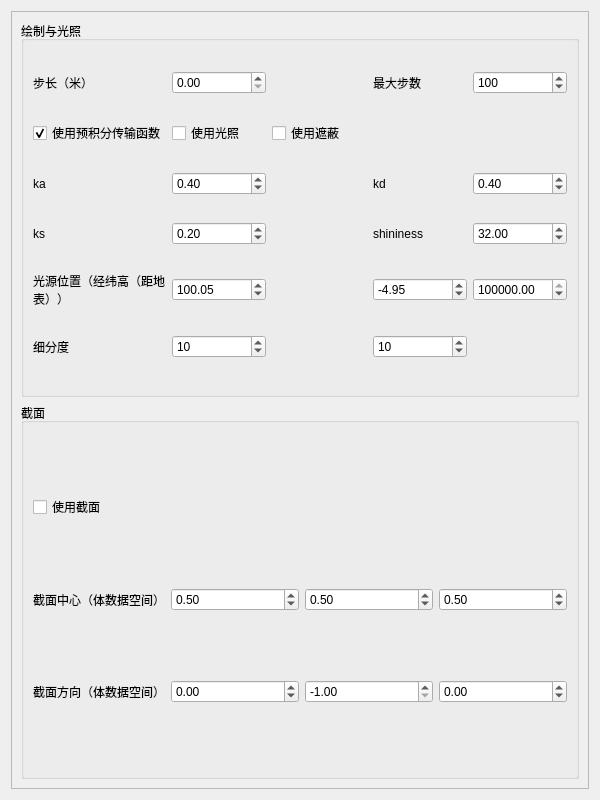
<?xml version="1.0" encoding="UTF-8"?>
<ui version="4.0">
 <class>DirectVolumeRenderer</class>
 <widget class="QWidget" name="DirectVolumeRenderer">
  <property name="geometry">
   <rect>
    <x>0</x>
    <y>0</y>
    <width>600</width>
    <height>800</height>
   </rect>
  </property>
  <property name="sizePolicy">
   <sizepolicy hsizetype="Preferred" vsizetype="Preferred">
    <horstretch>0</horstretch>
    <verstretch>0</verstretch>
   </sizepolicy>
  </property>
  <property name="windowTitle">
   <string>直接体绘制</string>
  </property>
  <layout class="QVBoxLayout" name="verticalLayout">
   <item>
    <widget class="QScrollArea" name="scrollArea">
     <property name="sizePolicy">
      <sizepolicy hsizetype="Expanding" vsizetype="Expanding">
       <horstretch>0</horstretch>
       <verstretch>0</verstretch>
      </sizepolicy>
     </property>
     <property name="horizontalScrollBarPolicy">
      <enum>Qt::ScrollBarAlwaysOff</enum>
     </property>
     <property name="sizeAdjustPolicy">
      <enum>QAbstractScrollArea::AdjustIgnored</enum>
     </property>
     <property name="widgetResizable">
      <bool>true</bool>
     </property>
     <widget class="QWidget" name="scrollAreaWidgetContents_main">
      <property name="geometry">
       <rect>
        <x>0</x>
        <y>0</y>
        <width>580</width>
        <height>780</height>
       </rect>
      </property>
      <property name="sizePolicy">
       <sizepolicy hsizetype="Preferred" vsizetype="Preferred">
        <horstretch>0</horstretch>
        <verstretch>0</verstretch>
       </sizepolicy>
      </property>
      <layout class="QVBoxLayout" name="verticalLayout_2">
       <item>
        <widget class="QGroupBox" name="groupBox">
         <property name="title">
          <string>绘制与光照</string>
         </property>
         <layout class="QGridLayout" name="gridLayout">
          <item row="3" column="0">
           <widget class="QLabel" name="label">
            <property name="sizePolicy">
             <sizepolicy hsizetype="Preferred" vsizetype="Preferred">
              <horstretch>0</horstretch>
              <verstretch>0</verstretch>
             </sizepolicy>
            </property>
            <property name="text">
             <string>ka</string>
            </property>
            <property name="wordWrap">
             <bool>true</bool>
            </property>
           </widget>
          </item>
          <item row="5" column="0">
           <widget class="QLabel" name="label_7">
            <property name="sizePolicy">
             <sizepolicy hsizetype="Preferred" vsizetype="Preferred">
              <horstretch>0</horstretch>
              <verstretch>0</verstretch>
             </sizepolicy>
            </property>
            <property name="text">
             <string>光源位置（经纬高（距地表））</string>
            </property>
            <property name="wordWrap">
             <bool>true</bool>
            </property>
           </widget>
          </item>
          <item row="1" column="1">
           <widget class="QDoubleSpinBox" name="doubleSpinBox_step_float_VIS4EarthReflectable"/>
          </item>
          <item row="4" column="0">
           <widget class="QLabel" name="label_3">
            <property name="sizePolicy">
             <sizepolicy hsizetype="Preferred" vsizetype="Preferred">
              <horstretch>0</horstretch>
              <verstretch>0</verstretch>
             </sizepolicy>
            </property>
            <property name="text">
             <string>ks</string>
            </property>
            <property name="wordWrap">
             <bool>true</bool>
            </property>
           </widget>
          </item>
          <item row="5" column="3">
           <widget class="QDoubleSpinBox" name="doubleSpinBox_lightPosY_float_VIS4EarthReflectable">
            <property name="minimum">
             <double>-90.000000000000000</double>
            </property>
            <property name="maximum">
             <double>90.000000000000000</double>
            </property>
            <property name="value">
             <double>-4.950000000000000</double>
            </property>
           </widget>
          </item>
          <item row="1" column="3">
           <widget class="QLabel" name="label_6">
            <property name="sizePolicy">
             <sizepolicy hsizetype="Preferred" vsizetype="Preferred">
              <horstretch>0</horstretch>
              <verstretch>0</verstretch>
             </sizepolicy>
            </property>
            <property name="text">
             <string>最大步数</string>
            </property>
            <property name="wordWrap">
             <bool>true</bool>
            </property>
           </widget>
          </item>
          <item row="3" column="3">
           <widget class="QLabel" name="label_2">
            <property name="sizePolicy">
             <sizepolicy hsizetype="Preferred" vsizetype="Preferred">
              <horstretch>0</horstretch>
              <verstretch>0</verstretch>
             </sizepolicy>
            </property>
            <property name="text">
             <string>kd</string>
            </property>
            <property name="wordWrap">
             <bool>true</bool>
            </property>
           </widget>
          </item>
          <item row="5" column="1">
           <widget class="QDoubleSpinBox" name="doubleSpinBox_lightPosX_float_VIS4EarthReflectable">
            <property name="minimum">
             <double>-180.000000000000000</double>
            </property>
            <property name="maximum">
             <double>180.000000000000000</double>
            </property>
            <property name="value">
             <double>100.049999999999997</double>
            </property>
           </widget>
          </item>
          <item row="5" column="4">
           <widget class="QDoubleSpinBox" name="doubleSpinBox_lightPosZ_float_VIS4EarthReflectable">
            <property name="maximum">
             <double>10000000.000000000000000</double>
            </property>
            <property name="value">
             <double>6000000.000000000000000</double>
            </property>
           </widget>
          </item>
          <item row="4" column="4">
           <widget class="QDoubleSpinBox" name="doubleSpinBox_shininess_float_VIS4EarthReflectable">
            <property name="singleStep">
             <double>0.100000000000000</double>
            </property>
            <property name="value">
             <double>32.000000000000000</double>
            </property>
           </widget>
          </item>
          <item row="4" column="1">
           <widget class="QDoubleSpinBox" name="doubleSpinBox_ks_float_VIS4EarthReflectable">
            <property name="singleStep">
             <double>0.100000000000000</double>
            </property>
            <property name="value">
             <double>0.200000000000000</double>
            </property>
           </widget>
          </item>
          <item row="2" column="1">
           <widget class="QCheckBox" name="checkBox_useShading_bool_VIS4EarthReflectable">
            <property name="text">
             <string>使用光照</string>
            </property>
           </widget>
          </item>
          <item row="3" column="4">
           <widget class="QDoubleSpinBox" name="doubleSpinBox_kd_float_VIS4EarthReflectable">
            <property name="singleStep">
             <double>0.100000000000000</double>
            </property>
            <property name="value">
             <double>0.400000000000000</double>
            </property>
           </widget>
          </item>
          <item row="3" column="1">
           <widget class="QDoubleSpinBox" name="doubleSpinBox_ka_float_VIS4EarthReflectable">
            <property name="singleStep">
             <double>0.100000000000000</double>
            </property>
            <property name="value">
             <double>0.400000000000000</double>
            </property>
           </widget>
          </item>
          <item row="2" column="0">
           <widget class="QCheckBox" name="checkBox_useTFPreInt_bool_VIS4EarthReflectable">
            <property name="text">
             <string>使用预积分传输函数</string>
            </property>
            <property name="checked">
             <bool>true</bool>
            </property>
           </widget>
          </item>
          <item row="1" column="4">
           <widget class="QSpinBox" name="spinBox_maxStepCnt_int_VIS4EarthReflectable">
            <property name="maximum">
             <number>10000</number>
            </property>
            <property name="value">
             <number>100</number>
            </property>
           </widget>
          </item>
          <item row="4" column="3">
           <widget class="QLabel" name="label_4">
            <property name="sizePolicy">
             <sizepolicy hsizetype="Preferred" vsizetype="Preferred">
              <horstretch>0</horstretch>
              <verstretch>0</verstretch>
             </sizepolicy>
            </property>
            <property name="text">
             <string>shininess</string>
            </property>
            <property name="wordWrap">
             <bool>true</bool>
            </property>
           </widget>
          </item>
          <item row="1" column="0">
           <widget class="QLabel" name="label_5">
            <property name="sizePolicy">
             <sizepolicy hsizetype="Preferred" vsizetype="Preferred">
              <horstretch>0</horstretch>
              <verstretch>0</verstretch>
             </sizepolicy>
            </property>
            <property name="text">
             <string>步长（米）</string>
            </property>
            <property name="wordWrap">
             <bool>true</bool>
            </property>
           </widget>
          </item>
          <item row="6" column="0">
           <widget class="QLabel" name="label_10">
            <property name="text">
             <string>细分度</string>
            </property>
           </widget>
          </item>
          <item row="6" column="1">
           <widget class="QSpinBox" name="spinBox_tessellationX">
            <property name="minimum">
             <number>1</number>
            </property>
            <property name="maximum">
             <number>300</number>
            </property>
            <property name="value">
             <number>10</number>
            </property>
           </widget>
          </item>
          <item row="6" column="3">
           <widget class="QSpinBox" name="spinBox_tessellationY">
            <property name="minimum">
             <number>1</number>
            </property>
            <property name="maximum">
             <number>300</number>
            </property>
            <property name="value">
             <number>10</number>
            </property>
           </widget>
          </item>
          <item row="2" column="2">
           <widget class="QCheckBox" name="checkBox_useAO_bool_VIS4EarthReflectable">
            <property name="text">
             <string>使用遮蔽</string>
            </property>
           </widget>
          </item>
         </layout>
        </widget>
       </item>
       <item>
        <widget class="QGroupBox" name="groupBox_2">
         <property name="title">
          <string>截面</string>
         </property>
         <layout class="QGridLayout" name="gridLayout_2">
          <item row="2" column="1">
           <widget class="QDoubleSpinBox" name="doubleSpinBox_sliceCntrX_float_VIS4EarthReflectable">
            <property name="maximum">
             <double>1.000000000000000</double>
            </property>
            <property name="singleStep">
             <double>0.100000000000000</double>
            </property>
            <property name="value">
             <double>0.500000000000000</double>
            </property>
           </widget>
          </item>
          <item row="3" column="0">
           <widget class="QLabel" name="label_9">
            <property name="text">
             <string>截面方向（体数据空间）</string>
            </property>
            <property name="wordWrap">
             <bool>true</bool>
            </property>
           </widget>
          </item>
          <item row="0" column="0">
           <widget class="QCheckBox" name="checkBox_useSlicing_bool_VIS4EarthReflectable">
            <property name="text">
             <string>使用截面</string>
            </property>
           </widget>
          </item>
          <item row="2" column="0">
           <widget class="QLabel" name="label_8">
            <property name="text">
             <string>截面中心（体数据空间）</string>
            </property>
            <property name="wordWrap">
             <bool>true</bool>
            </property>
           </widget>
          </item>
          <item row="2" column="2">
           <widget class="QDoubleSpinBox" name="doubleSpinBox_sliceCntrY_float_VIS4EarthReflectable">
            <property name="maximum">
             <double>1.000000000000000</double>
            </property>
            <property name="singleStep">
             <double>0.100000000000000</double>
            </property>
            <property name="value">
             <double>0.500000000000000</double>
            </property>
           </widget>
          </item>
          <item row="2" column="3">
           <widget class="QDoubleSpinBox" name="doubleSpinBox_sliceCntrY_float_VIS4EarthReflectable_2">
            <property name="maximum">
             <double>1.000000000000000</double>
            </property>
            <property name="singleStep">
             <double>0.100000000000000</double>
            </property>
            <property name="value">
             <double>0.500000000000000</double>
            </property>
           </widget>
          </item>
          <item row="3" column="1">
           <widget class="QDoubleSpinBox" name="doubleSpinBox_sliceDirX_float_VIS4EarthReflectable">
            <property name="minimum">
             <double>-1.000000000000000</double>
            </property>
            <property name="maximum">
             <double>1.000000000000000</double>
            </property>
            <property name="singleStep">
             <double>0.100000000000000</double>
            </property>
           </widget>
          </item>
          <item row="3" column="2">
           <widget class="QDoubleSpinBox" name="doubleSpinBox_sliceDirY_float_VIS4EarthReflectable">
            <property name="minimum">
             <double>-1.000000000000000</double>
            </property>
            <property name="maximum">
             <double>1.000000000000000</double>
            </property>
            <property name="singleStep">
             <double>0.100000000000000</double>
            </property>
            <property name="value">
             <double>-1.000000000000000</double>
            </property>
           </widget>
          </item>
          <item row="3" column="3">
           <widget class="QDoubleSpinBox" name="doubleSpinBox_sliceDirZ_float_VIS4EarthReflectable">
            <property name="minimum">
             <double>-1.000000000000000</double>
            </property>
            <property name="maximum">
             <double>1.000000000000000</double>
            </property>
            <property name="singleStep">
             <double>0.100000000000000</double>
            </property>
           </widget>
          </item>
         </layout>
        </widget>
       </item>
      </layout>
     </widget>
    </widget>
   </item>
  </layout>
 </widget>
 <resources/>
 <connections/>
</ui>
